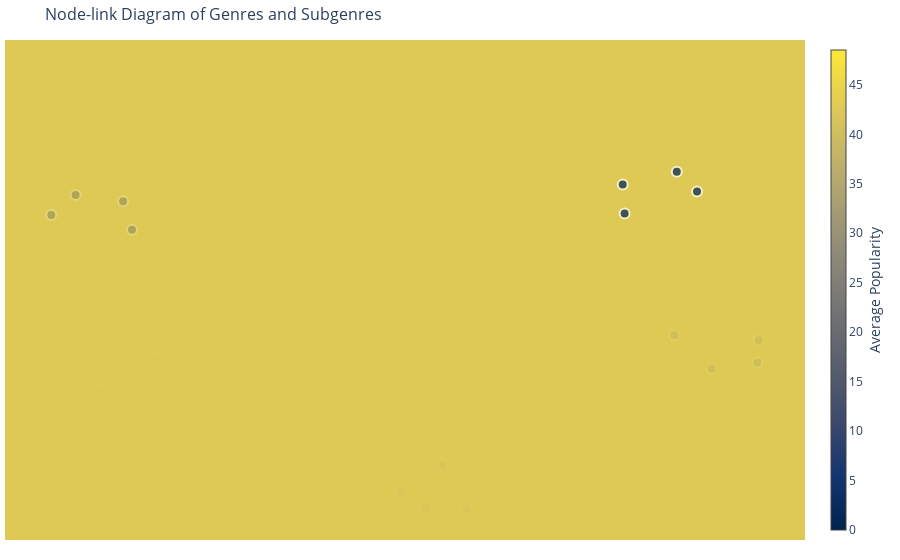

Notebook code cell kept with this figure:
### Code cell
# Layout migliorato
fig = go.Figure(
    data=[edge_trace, node_trace],
    layout=go.Layout(
        title='Node-link Diagram of Genres and Subgenres',
        titlefont_size=16,
        showlegend=False,
        hovermode='closest',
        margin=dict(b=20, l=5, r=5, t=40),
        annotations=[dict(
            text="",
            showarrow=False,
            xref="paper",
            yref="paper",
            x=0.005,
            y=-0.002
        )],
        xaxis=dict(showgrid=False, zeroline=False, showticklabels=False),
        yaxis=dict(showgrid=False, zeroline=False, showticklabels=False),
        plot_bgcolor='white'  # Sfondo chiaro
    )
)

fig.show()

### Figure 1 — Plotly figure (JSON) as saved in the notebook; plotly's stock layout.template omitted (floating-point values rounded to 4 significant figures)
{"data": [{"hoverinfo": "none", "line": {"color": "#888", "width": 1}, "mode": "lines", "type": "scatter", "x": [-0.1379, -0.0556, null, -0.1379, -0.1289, null, -0.1379, -0.224, null, -0.1379, -0.1418, null, -0.6914, -0.6241, null, -0.6914, -0.7693, null, -0.6914, -0.7632, null, -0.6914, -0.6148, null, 0.106, 0.07374, null, 0.106, 0.1176, null, 0.106, 0.01092, null, 0.106, 0.1792, null, 0.834, 0.7152, null, 0.834, 0.9329, null, 0.834, 0.8112, null, 0.834, 0.9291, null, -0.7789, -0.8915, null, -0.7789, -0.8287, null, -0.7789, -0.7062, null, -0.7789, -0.6832, null, 0.6654, 0.7737, null, 0.6654, 0.7215, null, 0.6654, 0.587, null, 0.6654, 0.5821, null], "y": [0.8444, 0.8988, null, 0.8444, 0.7109, null, 0.8444, 0.9017, null, 0.8444, 0.9584, null, -0.3953, -0.3271, null, -0.3953, -0.4697, null, -0.3953, -0.3333, null, -0.3953, -0.4518, null, -0.9157, -0.9982, null, -0.9157, -0.8035, null, -0.9157, -0.9286, null, -0.9157, -1.0, null, -0.2837, -0.2232, null, -0.2837, -0.2459, null, -0.2837, -0.3736, null, -0.2837, -0.3466, null, 0.322, 0.3148, null, 0.322, 0.4044, null, 0.322, 0.377, null, 0.322, 0.2489, null, 0.4137, 0.4199, null, 0.4137, 0.5083, null, 0.4137, 0.3213, null, 0.4137, 0.4517, null]}, {"hoverinfo": "text", "marker": {"color": [35.09, 0, 0, 0, 0, 47.71, 0, 0, 0, 0, 48.53, 0, 0, 0, 0, 41.27, 0, 0, 0, 0, 43.93, 0, 0, 0, 0, 42.24, 0, 0, 0, 0], "colorbar": {"thickness": 15, "title": {"side": "right", "text": "Average Popularity"}, "xanchor": "left"}, "colorscale": [[0, "#00224e"], [0.1111, "#123570"], [0.2222, "#3b496c"], [0.3333, "#575d6d"], [0.4444, "#707173"], [0.5556, "#8a8678"], [0.6667, "#a59c74"], [0.7778, "#c3b369"], [0.8889, "#e1cc55"], [1, "#fee838"]], "line": {"width": 2}, "size": [6043, 10, 10, 10, 10, 5153, 10, 10, 10, 10, 5507, 10, 10, 10, 10, 5431, 10, 10, 10, 10, 5743, 10, 10, 10, 10, 4951, 10, 10, 10, 10]}, "mode": "markers", "text": ["edm<br>Count: 6043<br>Popularity: 35.09", "big room<br>Count: 10<br>Popularity: 0.00", "electro house<br>Count: 10<br>Popularity: 0.00", "pop edm<br>Count: 10<br>Popularity: 0.00", "progressive electro house<br>Count: 10<br>Popularity: 0.00", "latin<br>Count: 5153<br>Popularity: 47.71", "latin hip hop<br>Count: 10<br>Popularity: 0.00", "latin pop<br>Count: 10<br>Popularity: 0.00", "reggaeton<br>Count: 10<br>Popularity: 0.00", "tropical<br>Count: 10<br>Popularity: 0.00", "pop<br>Count: 5507<br>Popularity: 48.53", "dance pop<br>Count: 10<br>Popularity: 0.00", "electropop<br>Count: 10<br>Popularity: 0.00", "indie poptimism<br>Count: 10<br>Popularity: 0.00", "post-teen pop<br>Count: 10<br>Popularity: 0.00", "r&b<br>Count: 5431<br>Popularity: 41.27", "hip pop<br>Count: 10<br>Popularity: 0.00", "neo soul<br>Count: 10<br>Popularity: 0.00", "new jack swing<br>Count: 10<br>Popularity: 0.00", "urban contemporary<br>Count: 10<br>Popularity: 0.00", "rap<br>Count: 5743<br>Popularity: 43.93", "gangster rap<br>Count: 10<br>Popularity: 0.00", "hip hop<br>Count: 10<br>Popularity: 0.00", "southern hip hop<br>Count: 10<br>Popularity: 0.00", "trap<br>Count: 10<br>Popularity: 0.00", "rock<br>Count: 4951<br>Popularity: 42.24", "album rock<br>Count: 10<br>Popularity: 0.00", "classic rock<br>Count: 10<br>Popularity: 0.00", "hard rock<br>Count: 10<br>Popularity: 0.00", "permanent wave<br>Count: 10<br>Popularity: 0.00"], "type": "scatter", "x": [-0.1379, -0.0556, -0.1289, -0.224, -0.1418, -0.6914, -0.6241, -0.7693, -0.7632, -0.6148, 0.106, 0.07374, 0.1176, 0.01092, 0.1792, 0.834, 0.7152, 0.9329, 0.8112, 0.9291, -0.7789, -0.8915, -0.8287, -0.7062, -0.6832, 0.6654, 0.7737, 0.7215, 0.587, 0.5821], "y": [0.8444, 0.8988, 0.7109, 0.9017, 0.9584, -0.3953, -0.3271, -0.4697, -0.3333, -0.4518, -0.9157, -0.9982, -0.8035, -0.9286, -1.0, -0.2837, -0.2232, -0.2459, -0.3736, -0.3466, 0.322, 0.3148, 0.4044, 0.377, 0.2489, 0.4137, 0.4199, 0.5083, 0.3213, 0.4517]}], "layout": {"annotations": [{"showarrow": false, "text": "", "x": 0.005, "xref": "paper", "y": -0.002, "yref": "paper"}], "hovermode": "closest", "margin": {"b": 20, "l": 5, "r": 5, "t": 40}, "plot_bgcolor": "white", "showlegend": false, "title": {"font": {"size": 16}, "text": "Node-link Diagram of Genres and Subgenres"}, "xaxis": {"showgrid": false, "showticklabels": false, "zeroline": false}, "yaxis": {"showgrid": false, "showticklabels": false, "zeroline": false}}}
